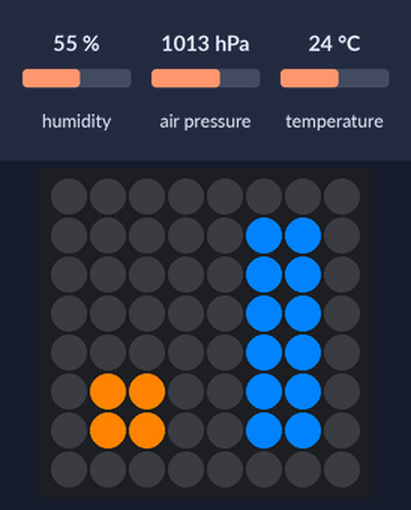
Bench run of a program on a simulated Raspberry Pi (BCM pin numbers) with a Sense HAT. Shown: the Sense HAT's 8×8 RGB LED matrix. Inputs (shaded band) come from the test bench; at power-on: temperature 24 °C, humidity 55 %, air pressure 1013 hPa.

Above: at 1.2 s.
1.3 s: temperature set to 12 °C
At 2.2 s:
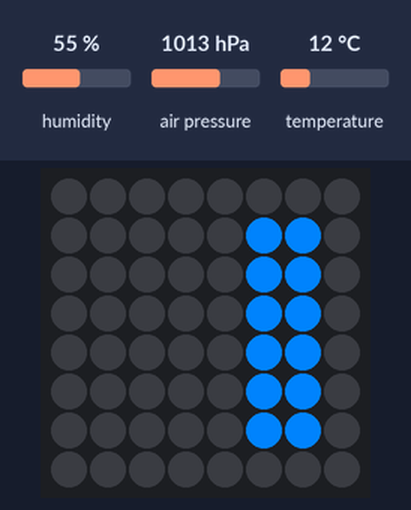
4.3 s: humidity set to 22 %
At 5.5 s:
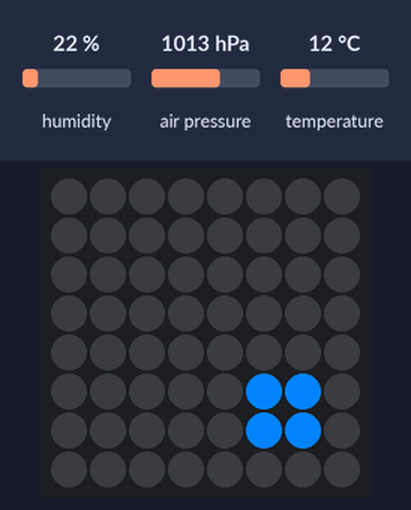
5.9 s: air pressure set to 1048 hPa
At 6.3 s:
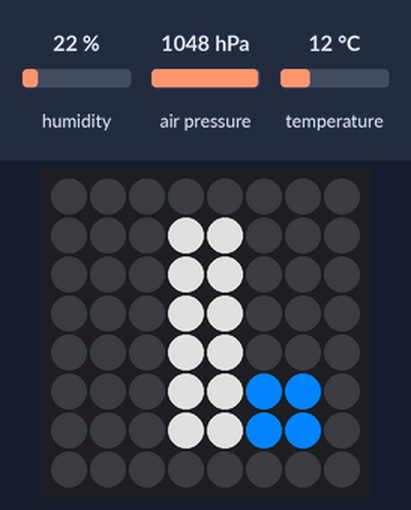
7.4 s: humidity set to 40 %
At 8.6 s:
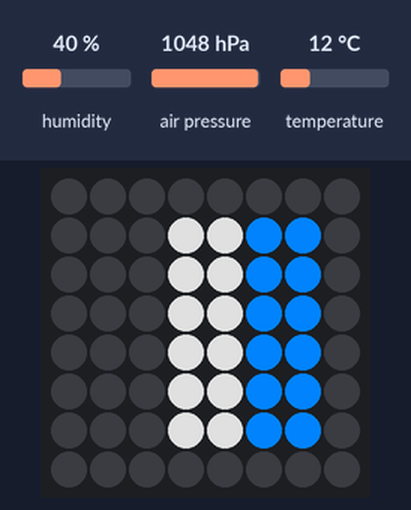
8.9 s: temperature set to 28 °C
At 10.2 s:
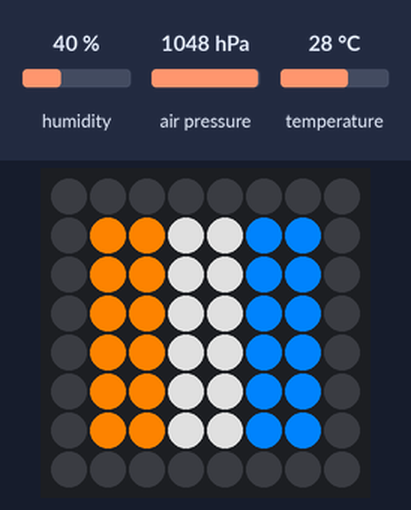
10.5 s: air pressure set to 952 hPa
At 11.6 s:
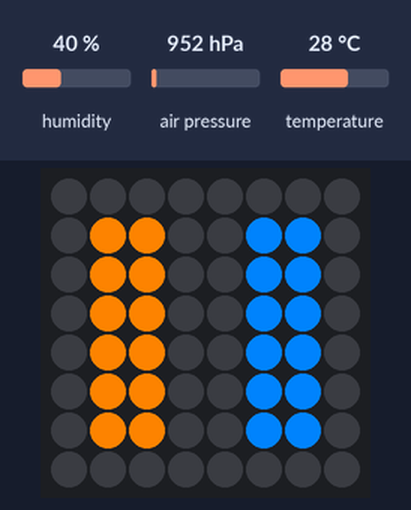
Timing chart, 0 to 13.0 s (numbered marks = the images above; inputs shaded):
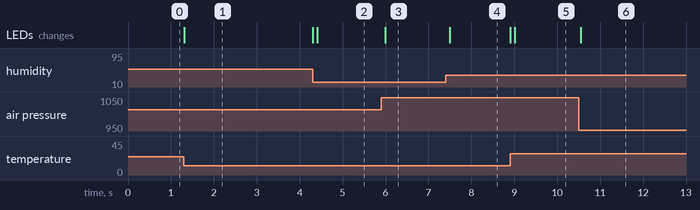

Measured:
- after the input at 1.3 s, the LEDs: change at once (image 1)
- after the input at 4.3 s, the LEDs: first change at once (image 2 shows a later state)
- after the input at 5.9 s, the LEDs: change after 0.09 s (image 3)
- after the input at 7.4 s, the LEDs: change after 0.10 s (image 4)
- after the input at 8.9 s, the LEDs: first change at once (image 5 shows a later state)
- after the input at 10.5 s, the LEDs: change after 0.05 s (image 6)

The program:

environment_sensor.py
```python
from sense_hat import SenseHat
from time import sleep

sense = SenseHat()

def map_to_leds(value, start, end):
    return int(max(0, min(1, (value - start) / (end - start))) * 6)

# stat_position is 0-2, decides the horizontal position of the visualization (left-to-right)
# range_start and range_end define the stat's desired min and max values
# r, g and b decide the stat visualization's color
def display_stat(stat_position, value, range_start, range_end, r, g, b):
    global sense
    value = map_to_leds(value, range_start, range_end)
    for y in range(7 - value, 7):
        sense.set_pixel(1 + stat_position * 2, y, r, g, b)
        sense.set_pixel(2 + stat_position * 2, y, r, g, b)

while True:
    temp = sense.get_temperature()
    pressure = sense.get_pressure()
    humidity = sense.get_humidity()
    sense.clear()
    display_stat(0, temp, 22, 28, 255, 128, 0)
    display_stat(1, pressure, 1033, 1035, 160, 160, 160)
    display_stat(2, humidity, 17, 28, 0, 128, 255)
    sleep(0.1)
```
